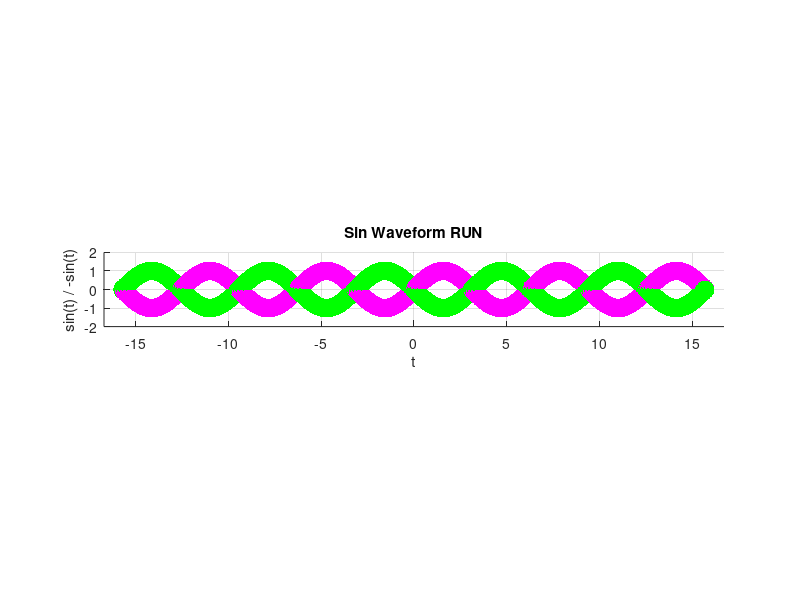

Reproduce this figure in MATLAB.
% Nguyên lý: vẽ liên tiếp các hình tròn tô màu chồng lên nhau với tâm các
% hình tròn di chuyển dọc trên đường cong sin và -sin

% --- khởi tạo ---
t = -5*pi:0.1:5*pi;
x = sin(t);
z = -sin(t);

% --- Tạo vector theta ---
theta = linspace(0, 2*pi, 50);
% Tính toán 50 cặp toạ độ (x, y) => mỗi cặp là 1 vị trí trên CV hình tròn
circle_x = 0.5 * cos(theta);
circle_y = 0.5 * sin(theta);

figure;
hold on;
axis equal;

% --- Giới hạn trục toạ độ ---
axis([-5*pi-1, 5*pi+1, -1.5-0.5, 1.5+0.5]);
grid on;
xlabel('t');
ylabel('sin(t) / -sin(t)');
title('Sin Waveform RUN');

% --- Loop ---
for i = 1:length(t)     % Lặp qua từng giá trị trong vector t
    
    center_x = t(i);
    center_y1 = x(i); 
    center_y2 = z(i); 

    fill(center_x + circle_x, center_y1 + circle_y, 'm', 'EdgeColor', 'none');

    fill(center_x + circle_x, center_y2 + circle_y, 'g', 'EdgeColor', 'none');

    pause(0.01);
end
hold off;